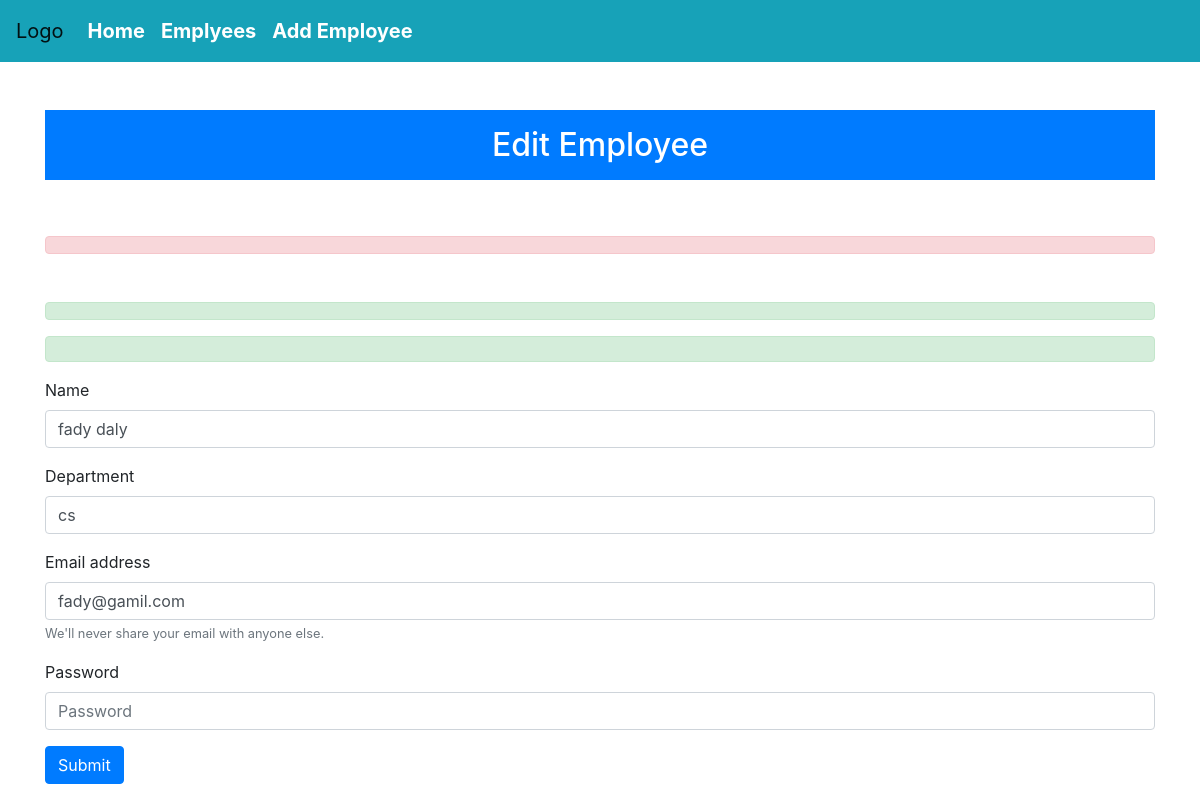
Page /edit-employee.php?id=4 on the committed database.
### tables this page shows
CREATE TABLE `employees` (
  `id` int(255) NOT NULL,
  `name` varchar(255) NOT NULL,
  `department` varchar(255) NOT NULL,
  `email` varchar(255) NOT NULL,
  `password` varchar(255) NOT NULL,
  `creatted_at` timestamp(6) NOT NULL DEFAULT current_timestamp(6)
);

### database.php (called while the page is built, shortened)
<?php
class database
{
private $servername='localhost';
private $username='root';
private $password='';
private $dbname='company';
private $conn;
public function __construct(){
    $this->conn = mysqli_connect($this->servername,$this->username,$this->
    password,$this->dbname);
}
public function find($tabel,$id){
    $sql="SELECT * FROM `$tabel` WHERE `id`='$id'" ;
    $result=mysqli_query($this->conn,$sql);
    if($result){
        if(mysqli_num_rows($result)){
            return mysqli_fetch_assoc($result);
        }else{
            return false;
        }
    }else{
        $this-> connect_error();
    }
}
}

### edit-employee.php (the view, shortened to what this page needs)
<?php include('header.php');
include('functions.php'); ?>
<?php include('nav.php');
$id=$_GET['id'];
$row=$db->find('employees',$id);
if(isset($id) && is_numeric($id)):
    if($row):
?>
<div class="container">
    <div class="row">
        <div class="col-sm-12">
            <h2 class="p-3 col text-center mt-5 text-white bg-primary">  Edit Employee </h2>
        </div>
        <div class="col-sm-12">
            <h2 class="p-2 col text-center mt-5  alert alert-danger">
            </h2>
            <h2 class="p-2 col text-center mt-5  alert alert-success">
            <?php
        if(isset( $success)):?>
        <h5 class="alert alert-success text-center">
         <?php echo "  $success";
         endif;
        ?>
            </h2>
        </div>
        <div class="col-sm-12">
            <form method="post" action="">
                <div class="form-group">
                    <label for="name">Name</label>
                    <input type="text" name="name" value="<?php echo $row['name'];?>"   class="form-control" id="name"  placeholder="Enter name">
                </div>
                <div class="form-group">
                    <label for="department">Department</label>
                    <input type="text" name="department" value="<?php echo $row['department'];?>" class="form-control" id="department"  placeholder="Enter department">
                </div>
                <div class="form-group">
                    <label for="exampleInputEmail1">Email address</label>
                    <input type="email" name="email" value="<?php echo $row['email'];?>"  class="form-control" id="exampleInputEmail1" aria-describedby="emailHelp" placeholder="Enter email">
                    <small id="emailHelp" class="form-text text-muted">We'll never share your email with anyone else.</small>
                </div>
                <div class="form-group">
                    <label for="exampleInputPassword1">Password</label>
                    <input type="password" name="password" class="form-control" id="exampleInputPassword1" placeholder="Password">
                </div>
                <button type="submit" name="submit" class="btn btn-primary">Submit</button>
            </form>
        </div>
    </div>
</div>
<?php
endif;
endif;
include('footer.php'); ?>

### rows in the picture
employees: name "fady daly", department "cs", email "fady@gamil.com"
